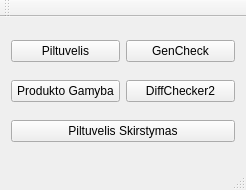
<?xml version="1.0" encoding="UTF-8"?>
<ui version="4.0">
 <class>MainWindow</class>
 <widget class="QMainWindow" name="MainWindow">
  <property name="geometry">
   <rect>
    <x>0</x>
    <y>0</y>
    <width>246</width>
    <height>190</height>
   </rect>
  </property>
  <property name="windowTitle">
   <string>MainWindow</string>
  </property>
  <widget class="QWidget" name="centralWidget">
   <layout class="QHBoxLayout" name="horizontalLayout">
    <item>
     <layout class="QGridLayout" name="gridLayout">
      <item row="1" column="1">
       <widget class="QPushButton" name="pushButton_4">
        <property name="text">
         <string>DiffChecker2</string>
        </property>
       </widget>
      </item>
      <item row="0" column="0">
       <widget class="QPushButton" name="pushButton">
        <property name="text">
         <string>Piltuvelis</string>
        </property>
       </widget>
      </item>
      <item row="0" column="1">
       <widget class="QPushButton" name="pushButton_2">
        <property name="text">
         <string>GenCheck</string>
        </property>
       </widget>
      </item>
      <item row="1" column="0">
       <widget class="QPushButton" name="pushButton_3">
        <property name="text">
         <string>Produkto Gamyba</string>
        </property>
       </widget>
      </item>
      <item row="2" column="0" colspan="2">
       <widget class="QPushButton" name="PiltuvelisSkirstymas">
        <property name="text">
         <string>Piltuvelis Skirstymas</string>
        </property>
       </widget>
      </item>
     </layout>
    </item>
   </layout>
  </widget>
  <widget class="QMenuBar" name="menuBar">
   <property name="geometry">
    <rect>
     <x>0</x>
     <y>0</y>
     <width>246</width>
     <height>21</height>
    </rect>
   </property>
  </widget>
  <widget class="QToolBar" name="mainToolBar">
   <attribute name="toolBarArea">
    <enum>TopToolBarArea</enum>
   </attribute>
   <attribute name="toolBarBreak">
    <bool>false</bool>
   </attribute>
  </widget>
  <widget class="QStatusBar" name="statusBar"/>
 </widget>
 <layoutdefault spacing="6" margin="11"/>
 <resources/>
 <connections/>
</ui>
